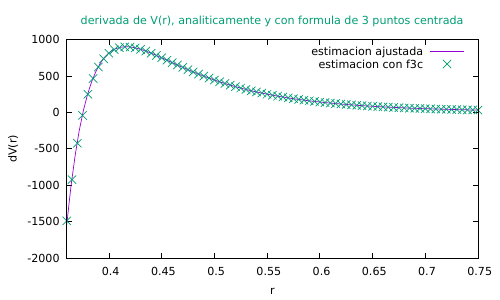

Generate this figure with gnuplot:
set title "derivada de V(r), analiticamente y con formula de 3 puntos centrada" tc lt 2
prfpot = 125.738
sigma = 0.334454
F(x) = 4 * prfpot * ( (sigma**12)*((-12)*x**(-13)) - (sigma**6)*((-6)* x**(-7)))

set ylabel "dV(r)"
set xlabel "r"
set xrange [0.36:0.75]
set terminal pdf
set output "parcial2c.pdf"
plot F(x) t "estimacion ajustada", "data/parcial2c.dat" u 1:2 t "estimacion con f3c"


set terminal pdf
set output "parcial2c_error.pdf"
set ylabel "error en escala logaritmica"
set logscale y
set yrange [0.01:376]
plot "data/parcial2c.dat" u 1:3 t "error absoluto"
